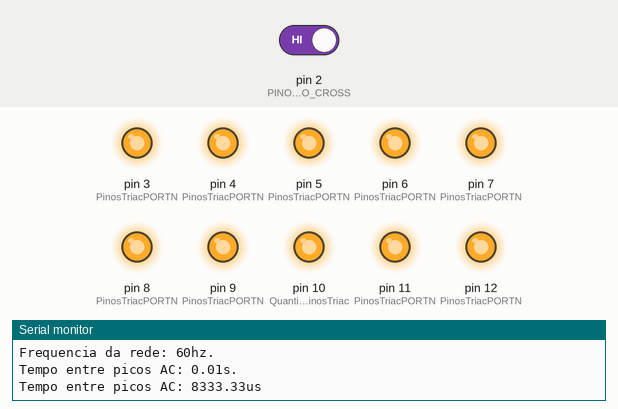
The sketch below on a simulated Arduino Uno, built with avr-gcc and run on an emulated ATmega328P. Shown: output pins drawn as LEDs (lit = HIGH), the last lines printed to the serial monitor. The test bench sets the inputs (shaded band); at power-on: pin 2 (PINO_ZERO_CROSS) HIGH.

Above: at 0.1 s.
At 11.2 s:
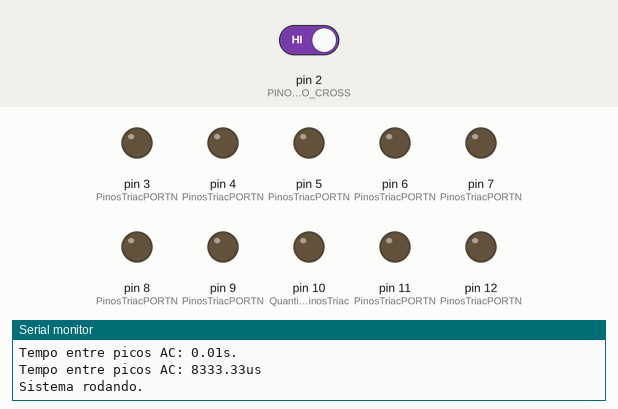
11.3 s: pin 2 (PINO_ZERO_CROSS) driven LOW
At 12.0 s:
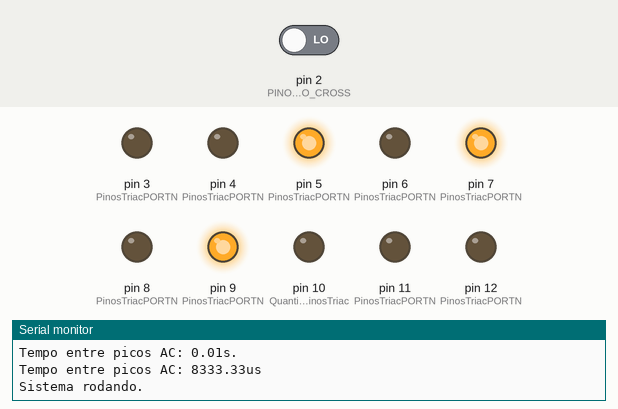
Timing chart, 0 to 14.3 s (numbered marks = the images above; inputs shaded):
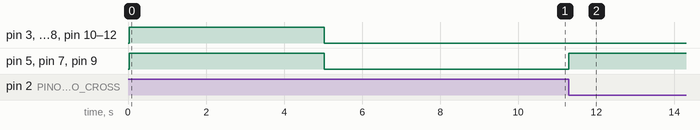

Measured:
- after the input at 11.3 s, pin 5 (PinosTriacPORTN), pin 7 (PinosTriacPORTN), pin 9 (PinosTriacPORTN): LOW → HIGH at once

The sketch:

luminariaIncandescenteAC.ino
```cpp
#define PINO_ZERO_CROSS 2
#define QuantidadePinosTriac 10
#define FREQUENCIA_REDE 60
#define limiteInferior -20
#define limiteSuperior 200
#define INCREMENTO_BRILHO 1
//quanto deve avançar cada iteracao no loop principal, em microssegundos
#define AVANCO_ITERACAO 100
//tempo entre cada semiciclo, em segundos
#define TEMPO_SEMICICLO_SEGUNDOS 1.0 / (FREQUENCIA_REDE * 2.0)
//tempo entre cada semiciclo, em microssegundos
#define TEMPO_SEMICICLO_US TEMPO_SEMICICLO_SEGUNDOS * 1000.0 * 1000.0
//desconto de tempo na iteracao principal para o tempo necessário para executar instruções, em microssegundos
#define DESCONTO_TEMPO 500

//mapeamento dos pinos e dados, cada posicao na array se relaciona com o mesmo dado na mesma posicao da outra array
byte* PinosTriacPORT[QuantidadePinosTriac] = { &PORTD,  &PORTD,  &PORTD, &PORTD, &PORTD, &PORTB, &PORTB, &PORTB, &PORTB, &PORTB }; //registradores
byte PinosTriacPORTN[QuantidadePinosTriac] = { PORTD3,  PORTD4,  PORTD5, PORTD6, PORTD7, PORTB0, PORTB1, PORTB2, PORTB3, PORTB4 }; //valores de de cada pino em binario
byte* PinosTriacDDR[QuantidadePinosTriac] =  { &DDRD,   &DDRD,   &DDRD,  &DDRD,  &DDRD,  &DDRB,  &DDRB,  &DDRB,  &DDRB,  &DDRB  }; //registradores são acessados pelos seus enderecos
uint8_t PinosTriac[QuantidadePinosTriac] =   { 3,       4,       5,      6,      7,      8,      9,      10,     11,     12     }; //pinos de acordo com a notação do arduino, só para documentacao
int16_t BrilhoDoPino[QuantidadePinosTriac] = { -19,      0,      180,     20,     130,     60,     110,     90,     -10,     80     }; //brilho inicial de cada triac, em percentual


//pra saber se incrementa ou decrementa, aí vai fazendo *-1 quando bate no limite inferior e vice versa
double DirecaoIncremento[QuantidadePinosTriac] = { INCREMENTO_BRILHO, -INCREMENTO_BRILHO, INCREMENTO_BRILHO, -INCREMENTO_BRILHO, INCREMENTO_BRILHO,
                                                   -INCREMENTO_BRILHO, INCREMENTO_BRILHO, -INCREMENTO_BRILHO, INCREMENTO_BRILHO, -INCREMENTO_BRILHO
                                                 };

//tempo que deve ficar desligado durante o ciclo, somente para aqueles que estão meio ligados
uint32_t tempoDesligado[QuantidadePinosTriac] = {0, 0, 0, 0, 0, 0, 0, 0, 0, 0};

volatile bool ajustar_brilho = false;
volatile bool recalcular_tempos = false;
volatile uint16_t recalcular_cont = 0;

ISR(INT0_vect)
{
  //a cada cruzada no zero, dispara os triacs a cada semiciclo
  ajustar_brilho = true;

  //iteração que recalcula os tempos, só precisa ocorrer a cada 4 semiciclos
  recalcular_cont++;
  if (recalcular_cont % 1200 == 0)
  {
    recalcular_tempos = true;
    recalcular_cont = 1;
  }
}

void exibeTempoDesligadoPorPino()
{
  Serial.println("TEMPO DESLIGADO POR PINO");
  for (int iPino = 0; iPino < QuantidadePinosTriac; iPino++)
  {
    Serial.print("Pino ");
    Serial.print(PinosTriac[iPino]);
    Serial.print(" : ");
    Serial.print(tempoDesligado[iPino]);
    Serial.println("us");
  }
}

void setup() {
  Serial.begin(9600);
  Serial.print("Frequencia da rede: ");
  Serial.print(FREQUENCIA_REDE);
  Serial.println("hz.");
  Serial.print("Tempo entre picos AC: ");
  Serial.print(TEMPO_SEMICICLO_SEGUNDOS);
  Serial.println("s.");
  Serial.print("Tempo entre picos AC: ");
  Serial.print(TEMPO_SEMICICLO_US);
  Serial.println("us");

  //coloca os pinos como saida
  for (uint8_t pin = 0; pin < QuantidadePinosTriac; pin++)
  {
    *PinosTriacDDR[pin] |= (1 << PinosTriacPORTN[pin]);
  }

  //teste de inicialização
  for (uint8_t pin = 0; pin < QuantidadePinosTriac; pin++)
  {
    *PinosTriacPORT[pin] |= (1 << PinosTriacPORTN[pin]);
  }
  _delay_ms(5000);
  for (uint8_t pin = 0; pin < QuantidadePinosTriac; pin++)
  {
    *PinosTriacPORT[pin] &= ~(1 << PinosTriacPORTN[pin]);
  }
  _delay_ms(5000);

  //seta a INT0 para disparar quando a tensão cai pra zero (falling edge)
  EICRA |= (1 << ISC01);
  EICRA &= ~(1 << ISC00);

  //habilita a interrupção
  EIMSK |= (1 << INT0);
  sei();

  recalcular_tempos = true;

  Serial.println("Sistema rodando.");
}

void loop() {

  if (recalcular_tempos)
  {
    for (int iPino = 0; iPino < QuantidadePinosTriac; iPino++)
    {
      tempoDesligado[iPino] = 0; //limpa memoria

      //calcula o tempo que deve ficar desligado durante o ciclo, somente para aqueles que estão meio ligados
      int16_t brilho_temp = BrilhoDoPino[iPino];

      if (brilho_temp >= 1 && brilho_temp <= 99)
      {
        long double pctDoTempoDesligado = (100.0 - brilho_temp) / 100; //inverso do tempo ligado pra ter o tempo que deve ficar desligado
        tempoDesligado[iPino] = TEMPO_SEMICICLO_US * pctDoTempoDesligado;

        //tira 50us para descontar o pulso
        tempoDesligado[iPino] -= 50;
      }

      //inverte a direcao do incremento (multiplica por -1)
      if (brilho_temp >= limiteSuperior || brilho_temp <= limiteInferior)
      {
        DirecaoIncremento[iPino] *= -1;

        //log
        Serial.print("Pino ");
        Serial.print(PinosTriac[iPino]);
        Serial.print(" bateu no limite ");
        Serial.print(BrilhoDoPino[iPino]);
        Serial.println(", invertendo ordem de incremento/decremento");
      }

      //altera intensidade do brilho
      BrilhoDoPino[iPino] += DirecaoIncremento[iPino];
    }

    recalcular_tempos = false;

    //exibeTempoDesligadoPorPino();
  }

  if (ajustar_brilho)
  {

    //variavel para saber se já gerou o pulso nesse semiciclo e não gerar novamente
    bool pulsoGerado[QuantidadePinosTriac] = {false, false, false, false, false, false, false, false, false, false};

    uint32_t tempoDesligado_temp = 0;
    byte PORTN_temp = 0;
    int16_t brilho_temp = 0;

    for (int i = DESCONTO_TEMPO; i < TEMPO_SEMICICLO_US ; i += AVANCO_ITERACAO)
    {
      for (int iPino = 0; iPino < QuantidadePinosTriac; iPino++)
      {
        brilho_temp = BrilhoDoPino[iPino];
        tempoDesligado_temp = tempoDesligado[iPino];
        PORTN_temp = PinosTriacPORTN[iPino];

        if (brilho_temp <= 0)
        {
          //abaixo de 0% de brilho desliga
          *PinosTriacPORT[iPino] &= ~(1 << PORTN_temp);
        }
        else if (brilho_temp >= 100)
        {
          //acima de 100% liga definitivo
          *PinosTriacPORT[iPino] |= (1 << PORTN_temp);
        }
        else if (i < tempoDesligado_temp)
        {
          //não chegou a hora de ligar ainda, ja deixa desligado como estava
          //*PinosTriacPORT[iPino] &= ~(1 << PORTN_temp);
        }
        else if (i >= tempoDesligado_temp && !pulsoGerado[iPino])
        {
          //periodo ligado, gera um pulso no triac e marca como pulso já gerado para não passar de novo depois
          *PinosTriacPORT[iPino] |= (1 << PORTN_temp);
          _delay_us(50);
          *PinosTriacPORT[iPino] &= ~(1 << PORTN_temp);
          pulsoGerado[iPino] = true;
        }

      }

      _delay_us(AVANCO_ITERACAO);
    }

    ajustar_brilho = false;
  }

}
```
